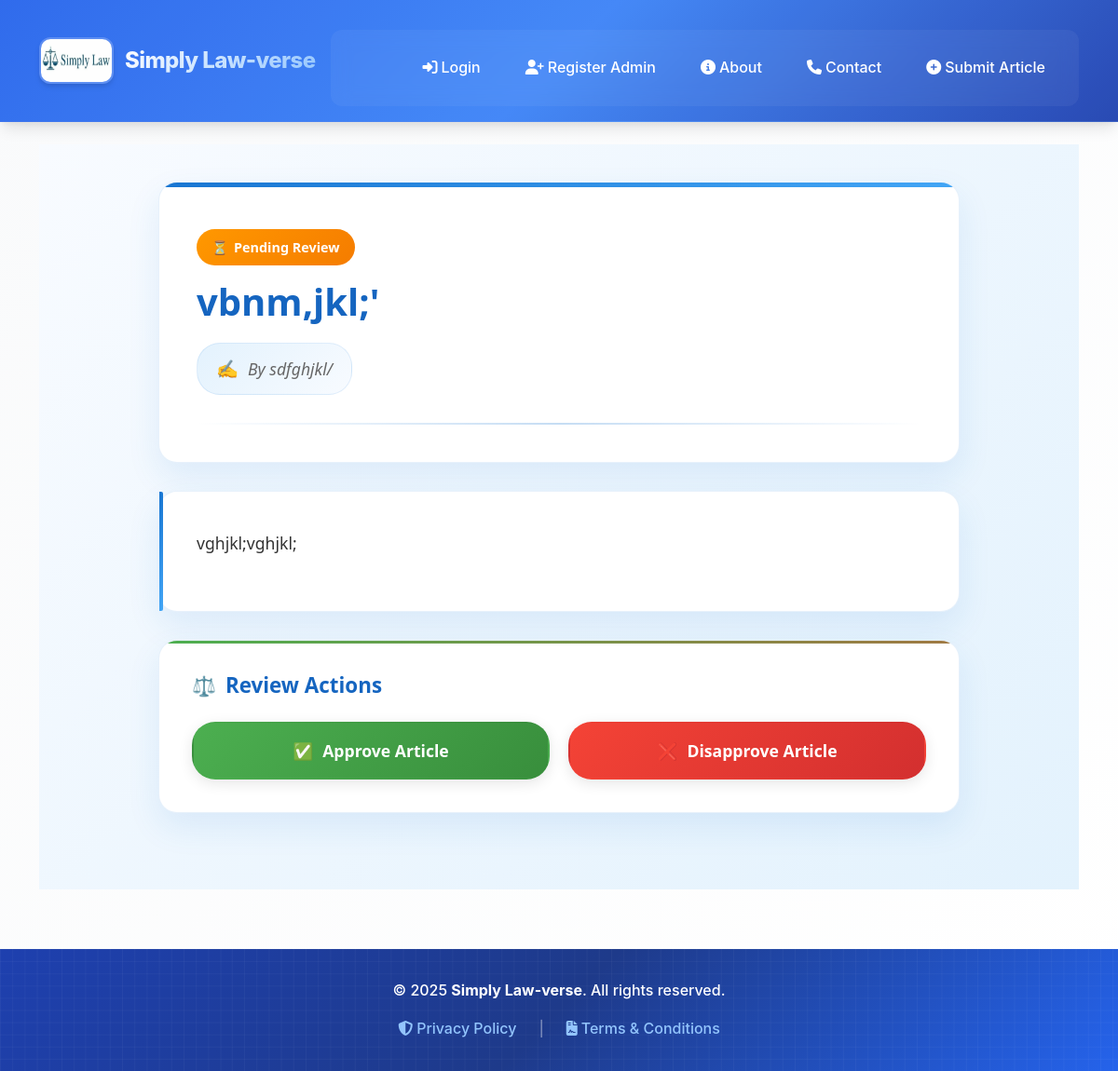
Screenshot of /article/8 with the database file from the repository.
### models.py (models this page shows)
class Article(db.Model):
    id = db.Column(db.Integer, primary_key=True)
    email = db.Column(db.String(120))
    title = db.Column(db.String(100), nullable=False)
    content = db.Column(db.Text, nullable=False)
    author = db.Column(db.String(100), nullable=False)
    date_posted = db.Column(db.DateTime, default=datetime.utcnow)
    comments = db.relationship('Comment', backref='article', lazy=True)
    likes = db.Column(db.Integer, default=0, nullable=False)
    status = db.Column(db.String(20), nullable=False, default='pending')
    views = db.Column(db.Integer, default=0)
    date_submitted = db.Column(db.DateTime, default=datetime.utcnow)
    cover_image = db.Column(db.String(100))  # New field
    document_filename = db.Column(db.String(120), nullable=True)
    category = db.Column(db.String(100), nullable=False, default='General')
    approved = db.Column(db.Boolean, default=False)  # <- important!

### routes.py (the view)
    @app.route('/article/<int:article_id>')
    def view_article(article_id):
        article = Article.query.get_or_404(article_id)
        return render_template('view_article.html', article=article)

### templates/view_article.html (shortened to what this page needs)
{% extends 'layout.html' %}
{% block content %}
<div class="article-container">
    <div class="article-wrapper">
        <div class="article-header">
            <div class="status-pending">Pending Review</div>
            <h2 class="article-title">{{ article.title }}</h2>
            <p class="article-author">By {{ article.author }}</p>
            <hr class="header-divider">
        </div>
        <div class="article-content">
            <p>{{ article.content }}</p>
        </div>
        <div class="actions-section">
            <h5 class="actions-title">Review Actions</h5>
            <div class="action-buttons">
                <a href="{{ url_for('approve_article', article_id=article.id) }}"
                   class="action-btn approve-btn"
                   onclick="handleAction(this, 'approve')">
                    Approve Article
                </a>
                <a href="{{ url_for('disapprove_article', article_id=article.id) }}"
                   class="action-btn disapprove-btn"
                   onclick="handleAction(this, 'disapprove')">
                    Disapprove Article
                </a>
            </div>
        </div>
    </div>
</div>
{% endblock %}

### templates/layout.html (style rules this page uses)
:root { --primary-blue: #2563eb; --secondary-blue: #3b82f6; --dark-blue: #1e40af; --light-blue: #60a5fa; --accent-blue: #93c5fd; --navy-blue: #1e3a8a; --white: #ffffff; --gray-50: #f9fafb; --gray-100: #f3f4f6; --gray-200: #e5e7eb; --gray-600: #4b5563; --gray-900: #111827; --shadow-sm: 0 1px 2px 0 rgba(0, 0, 0, 0.05); --shadow-md: 0 4px 6px -1px rgba(0, 0, 0, 0.1), 0 2px 4px -1px rgba(0, 0, 0, 0.06); --shadow-lg: 0 10px 15px -3px rgba(0, 0, 0, 0.1), 0 4px 6px -2px rgba(0, 0, 0, 0.05); --shadow-xl: 0 20px 25px -5px rgba(0, 0, 0, 0.1), 0 10px 10px -5px rgba(0, 0, 0, 0.04); }
* { box-sizing: border-box; }
body { background: linear-gradient(135deg, var(--gray-50) 0%, var(--white) 100%); font-family: -apple-system, BlinkMacSystemFont, 'Segoe UI', 'Roboto', 'Helvetica Neue', Arial, sans-serif; line-height: 1.6; margin: 0; padding: 0; }

### templates/view_article.html (style rules this page uses)
.article-container { background: linear-gradient(135deg, #f8fbff 0%, #e3f2fd 100%); min-height: 100vh; font-family: 'Segoe UI', Tahoma, Geneva, Verdana, sans-serif; padding: 40px 0; }
.article-wrapper { max-width: 900px; margin: 0 auto; padding: 0 20px; }
.article-header { background: white; border-radius: 20px; padding: 50px 40px 40px; box-shadow: 0 15px 35px rgba(25, 118, 210, 0.1); border: 1px solid rgba(25, 118, 210, 0.1); position: relative; overflow: hidden; margin-bottom: 30px; }
.article-header::before { content: ''; position: absolute; top: 0; left: 0; right: 0; height: 5px; background: linear-gradient(90deg, #1976d2, #42a5f5, #1976d2); background-size: 200% 100%; animation: shimmer 3s ease-in-out infinite; }
.article-title { font-size: 2.5rem; font-weight: 700; color: #1565c0; margin-bottom: 20px; line-height: 1.2; position: relative; }
.article-author { display: flex; align-items: center; gap: 10px; color: #666; font-size: 1.1rem; font-style: italic; background: linear-gradient(135deg, #e3f2fd, #f8fbff); padding: 12px 20px; border-radius: 25px; border: 1px solid rgba(25, 118, 210, 0.1); display: inline-flex; margin-bottom: 0; }
.article-author::before { content: '✍️'; font-size: 1.2rem; font-style: normal; }
.header-divider { height: 2px; background: linear-gradient(90deg, transparent, #1976d2, transparent); border: none; margin: 30px 0 0; border-radius: 1px; }
.article-content { background: white; border-radius: 20px; padding: 40px; box-shadow: 0 15px 35px rgba(25, 118, 210, 0.1); border: 1px solid rgba(25, 118, 210, 0.1); margin-bottom: 30px; font-size: 1.1rem; line-height: 1.8; color: #333; position: relative; }
.article-content::before { content: ''; position: absolute; left: 0; top: 0; bottom: 0; width: 4px; background: linear-gradient(135deg, #1976d2, #42a5f5); border-radius: 0 2px 2px 0; }
.actions-section { background: white; border-radius: 20px; padding: 35px; box-shadow: 0 15px 35px rgba(25, 118, 210, 0.1); border: 1px solid rgba(25, 118, 210, 0.1); position: relative; overflow: hidden; }
.actions-section::before { content: ''; position: absolute; top: 0; left: 0; right: 0; height: 3px; background: linear-gradient(90deg, #4caf50, #f44336); background-size: 200% 100%; animation: actionShimmer 4s ease-in-out infinite; }
.actions-title { font-size: 1.4rem; font-weight: 600; color: #1565c0; margin-bottom: 25px; display: flex; align-items: center; gap: 10px; }
.actions-title::before { content: '⚖️'; font-size: 1.3rem; }
.action-buttons { display: flex; gap: 20px; flex-wrap: wrap; }
.action-btn { flex: 1; min-width: 150px; padding: 15px 25px; border-radius: 25px; font-weight: 600; font-size: 1.1rem; text-decoration: none; text-align: center; transition: all 0.3s ease; border: 2px solid transparent; display: flex; align-items: center; justify-content: center; gap: 10px; box-shadow: 0 4px 15px rgba(0,0,0,0.1); }
.approve-btn { background: linear-gradient(135deg, #4caf50 0%, #388e3c 100%); color: white; }
.approve-btn::before { content: '✅'; font-size: 1.1rem; }
.disapprove-btn { background: linear-gradient(135deg, #f44336 0%, #d32f2f 100%); color: white; }
.disapprove-btn::before { content: '❌'; font-size: 1.1rem; }
.status-pending { background: linear-gradient(135deg, #ff9800, #f57c00); color: white; padding: 8px 16px; border-radius: 20px; font-size: 0.9rem; font-weight: 600; display: inline-flex; align-items: center; gap: 6px; margin-bottom: 15px; }
.status-pending::before { content: '⏳'; }

### rows the page displays
Article: title "vbnm,jkl;'", author "sdfghjkl/", content "vghjkl;vghjkl;"

### other values shown
{{ current_year or '2025' }} "2025"
